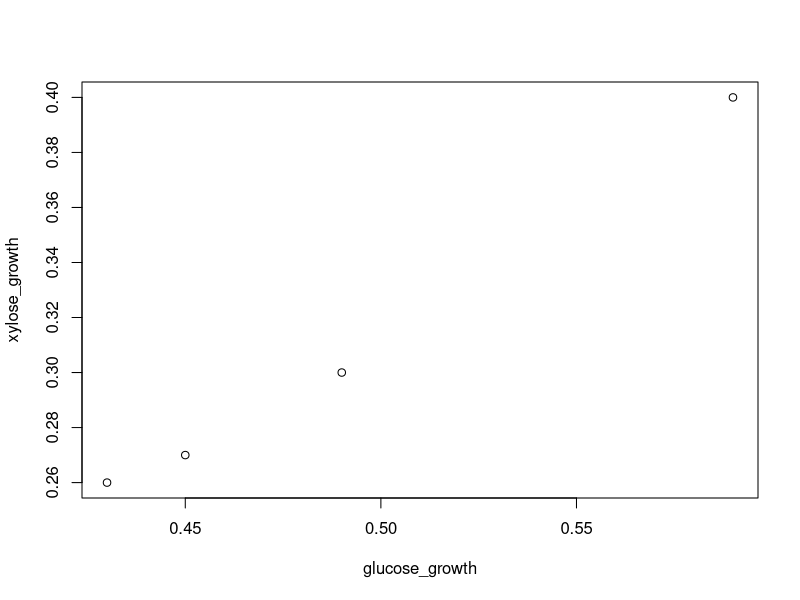

R code for this plot:
## ---- chunk 1
knitr::opts_chunk$set(echo = TRUE, error = TRUE, warning = TRUE)
## ---- chunk 2
ln_1_to_10 <- log(1:10)
ln_1_to_10
## ---- chunk 3
round(ln_1_to_10, 2)
## ---- chunk 4
plant_heights <- c("soil_A_low"=5.9,
                   "soil_A_med"=7.2,
                   "soil_A_high"=6.8,
                   "soil_B_low"=3.6,
                   "soil_B_med"=4.2,
                   "soil_B_high"=3.9)
## ---- chunk 5
newnames <- gsub("soil_", "s", 
                 names(plant_heights))
newnames
## ---- chunk 6
names(plant_heights) <- newnames
plant_heights
## ---- chunk 7
grepl("sA", names(plant_heights))
## ---- chunk 8
plant_heights[grepl("sA", names(plant_heights))]
## ---- chunk 9
length(plant_heights)
## ---- chunk 10
min(plant_heights)
## ---- chunk 11
max(plant_heights)
## ---- chunk 12
mean(plant_heights)
## ---- chunk 13
sum(plant_heights)
## ---- chunk 14
sd(plant_heights)
## ---- chunk 15
plant_heights[grepl("sA", names(plant_heights))]
## ---- chunk 16
mean(plant_heights[grepl("sA", names(plant_heights))])
## ---- chunk 17
mean(plant_heights[grepl("sB", names(plant_heights))])
## ---- chunk 18
summary(plant_heights)
## ---- chunk 19
plant_heights > 7
## ---- chunk 20
any(plant_heights > 7)
## ---- chunk 21
all(plant_heights > 7)
## ---- chunk 22
all(plant_heights > 3)
## ---- chunk 23
2 * plant_heights
## ---- chunk 24
plant_heights - 1
## ---- chunk 25
2:4 + 10:12
## ---- chunk 26
2:7 + c(2, 1, 5)
## ---- chunk 27
c(4, 10, 7) / c(2, 1, 2, 1, 2)
## ---- chunk 28
c(4, 10, 7) - 1
## ---- chunk 29
glucose_growth <- c(0.59, 0.43, 0.45, 0.49)
xylose_growth <- c(0.40, 0.26, 0.27, 0.30)
media <- c("YP", "DM", "YNB", "SC")
names(glucose_growth) <- media
names(xylose_growth) <- media
## ---- chunk 30
plot(glucose_growth, xylose_growth)
## ---- chunk 31
cor(glucose_growth, xylose_growth)
## ---- chunk 32
t.test(glucose_growth, xylose_growth, paired=TRUE)
## ---- chunk 33
YP_glucose_reps <- c(0.58, 0.62, 0.60, 0.57, 0.58)
YP_xylose_reps <- c(0.41, 0.36, 0.42, 0.43, 0.38)
## ---- chunk 34
t.test(YP_glucose_reps, YP_xylose_reps)
